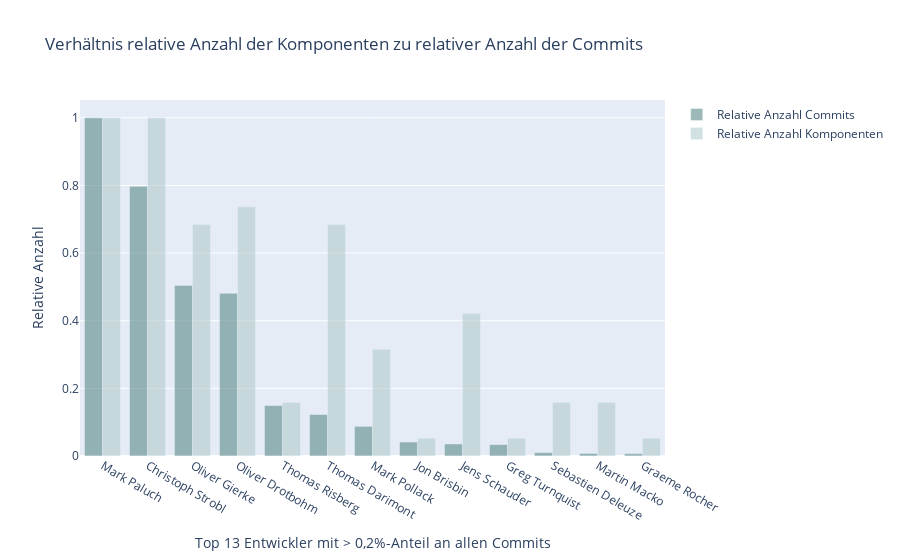

Source (notebook cell):
### Markdown cell above
* Die beiden Top-Entwickler (Christoph Strobl und Mark Paluch) haben in allen 19 Komponenten Beiträge geleistet.
* Weiteren vorderen Plätze in den Top 5 decken sich ungefähr mit den Top-Entwickler nach Commit-Anzahl.
* Ausreißer:
    * Thomas Darimont hat Beiträge zu 13 Komponenten geleistet, aber nur 3,6% aller Commits beigetragen.
    * Thomas Risberg hat 4,4% aller Commits beigetragen, aber nur an in 3 fachlichen Komponenten.

### Code cell
# Verhältnis CommitsByAuthor und BcCountByAuthor

MAX_COMMIT_COUNT = 1574
MAX_BC_COUNT = 19

author_commitCount_map = dict()
for i, row in commitCountByAuthor_df.iterrows():
    author_commitCount_map[row['Entwickler']] = {'commitCount': row['Commits']}

for i, row in bcCountByAuthor_query_df.iterrows():
    author = row['Author']
    if author in author_commitCount_map:
        author_commitCount_map[author]['bcCount'] = row['BoundedContextCount']

for key in author_commitCount_map:
    if 'bcCount' not in author_commitCount_map[key]:
        author_commitCount_map[key]['bcCount'] = 1
        
author_list = []
relative_commit_count_list = []
relative_bc_count_list = []
for key in author_commitCount_map:
    commit_count = author_commitCount_map[key]['commitCount']
    bc_count = author_commitCount_map[key]['bcCount']

    relative_commit_count = commit_count / MAX_COMMIT_COUNT
    relative_bc_count = bc_count / MAX_BC_COUNT
    relative_commit_count_list.append(relative_commit_count)
    relative_bc_count_list.append(relative_bc_count)
    author_list.append(key)
    
commit_bc_count_ratio_list.sort(reverse=True)
commitBcRation_data = dict()
commitBcRation_data['author'] = author_list
commitBcRation_data['relative_commit_count'] = relative_commit_count_list
commitBcRation_data['relative_bc_count'] = relative_bc_count_list

commitBcRation_df = pandas.DataFrame(data=commitBcRation_data)

fig = px.fig = px.bar(commitBcRation_df, x='author', y=['relative_commit_count', 'relative_bc_count'], barmode='group',
                      color_discrete_map={'relative_commit_count': 'rgb(92, 138, 138)', 'relative_bc_count': 'rgb(179, 204, 204)'},
                      labels={'author': 'Top 13 Entwickler mit > 0,2%-Anteil an allen Commits', 'value': 'Relative Anzahl', 'variable': ''},
                      title='Verhältnis relative Anzahl der Komponenten zu relativer Anzahl der Commits')
fig.data[0].name = 'Relative Anzahl Commits'
fig.data[1].name = 'Relative Anzahl Komponenten'
fig.update_traces(opacity=0.6)
fig.show()

### Figure 1 — Plotly figure (JSON) as saved in the notebook; plotly's stock layout.template omitted (floating-point values rounded to 4 significant figures)
{"data": [{"alignmentgroup": "True", "hovertemplate": "=relative_commit_count<br>Top 13 Entwickler mit > 0,2%-Anteil an allen Commits=%{x}<br>Relative Anzahl=%{y}<extra></extra>", "legendgroup": "relative_commit_count", "marker": {"color": "rgb(92, 138, 138)", "pattern": {"shape": ""}}, "name": "Relative Anzahl Commits", "offsetgroup": "relative_commit_count", "opacity": 0.6, "orientation": "v", "showlegend": true, "textposition": "auto", "type": "bar", "x": ["Mark Paluch", "Christoph Strobl", "Oliver Gierke", "Oliver Drotbohm", "Thomas Risberg", "Thomas Darimont", "Mark Pollack", "Jon Brisbin", "Jens Schauder", "Greg Turnquist", "Sebastien Deleuze", "Martin Macko", "Graeme Rocher"], "xaxis": "x", "y": [1, 0.7973, 0.5044, 0.4809, 0.1493, 0.1226, 0.08767, 0.0413, 0.03558, 0.03367, 0.01017, 0.007624, 0.006989], "yaxis": "y"}, {"alignmentgroup": "True", "hovertemplate": "=relative_bc_count<br>Top 13 Entwickler mit > 0,2%-Anteil an allen Commits=%{x}<br>Relative Anzahl=%{y}<extra></extra>", "legendgroup": "relative_bc_count", "marker": {"color": "rgb(179, 204, 204)", "pattern": {"shape": ""}}, "name": "Relative Anzahl Komponenten", "offsetgroup": "relative_bc_count", "opacity": 0.6, "orientation": "v", "showlegend": true, "textposition": "auto", "type": "bar", "x": ["Mark Paluch", "Christoph Strobl", "Oliver Gierke", "Oliver Drotbohm", "Thomas Risberg", "Thomas Darimont", "Mark Pollack", "Jon Brisbin", "Jens Schauder", "Greg Turnquist", "Sebastien Deleuze", "Martin Macko", "Graeme Rocher"], "xaxis": "x", "y": [1, 1, 0.6842, 0.7368, 0.1579, 0.6842, 0.3158, 0.05263, 0.4211, 0.05263, 0.1579, 0.1579, 0.05263], "yaxis": "y"}], "layout": {"barmode": "group", "legend": {"title": {"text": ""}, "tracegroupgap": 0}, "title": {"text": "Verhältnis relative Anzahl der Komponenten zu relativer Anzahl der Commits"}, "xaxis": {"anchor": "y", "domain": [0, 1], "title": {"text": "Top 13 Entwickler mit > 0,2%-Anteil an allen Commits"}}, "yaxis": {"anchor": "x", "domain": [0, 1], "title": {"text": "Relative Anzahl"}}}}
